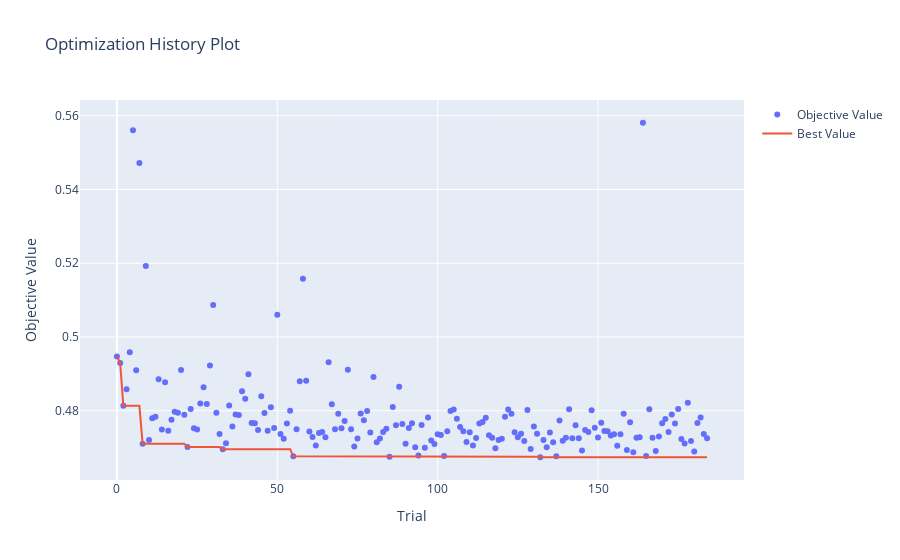

Notebook code for this chart:
### Code cell
plot_optimization_history(study)

### Figure 1 — Plotly figure (JSON) as saved in the notebook; plotly's stock layout.template omitted (floating-point values rounded to 4 significant figures; data arrays with more than 128 entries replaced by an {"elided": "..."} marker saying what was removed)
{"data": [{"mode": "markers", "name": "Objective Value", "type": "scatter", "x": {"elided": "185 int values"}, "y": {"elided": "185 float values"}}, {"mode": "lines", "name": "Best Value", "type": "scatter", "x": {"elided": "185 int values"}, "y": {"elided": "185 float values"}}, {"marker": {"color": "#cccccc"}, "mode": "markers", "name": "Infeasible Trial", "showlegend": false, "type": "scatter", "x": [], "y": []}], "layout": {"title": {"text": "Optimization History Plot"}, "xaxis": {"title": {"text": "Trial"}}, "yaxis": {"title": {"text": "Objective Value"}}}}
